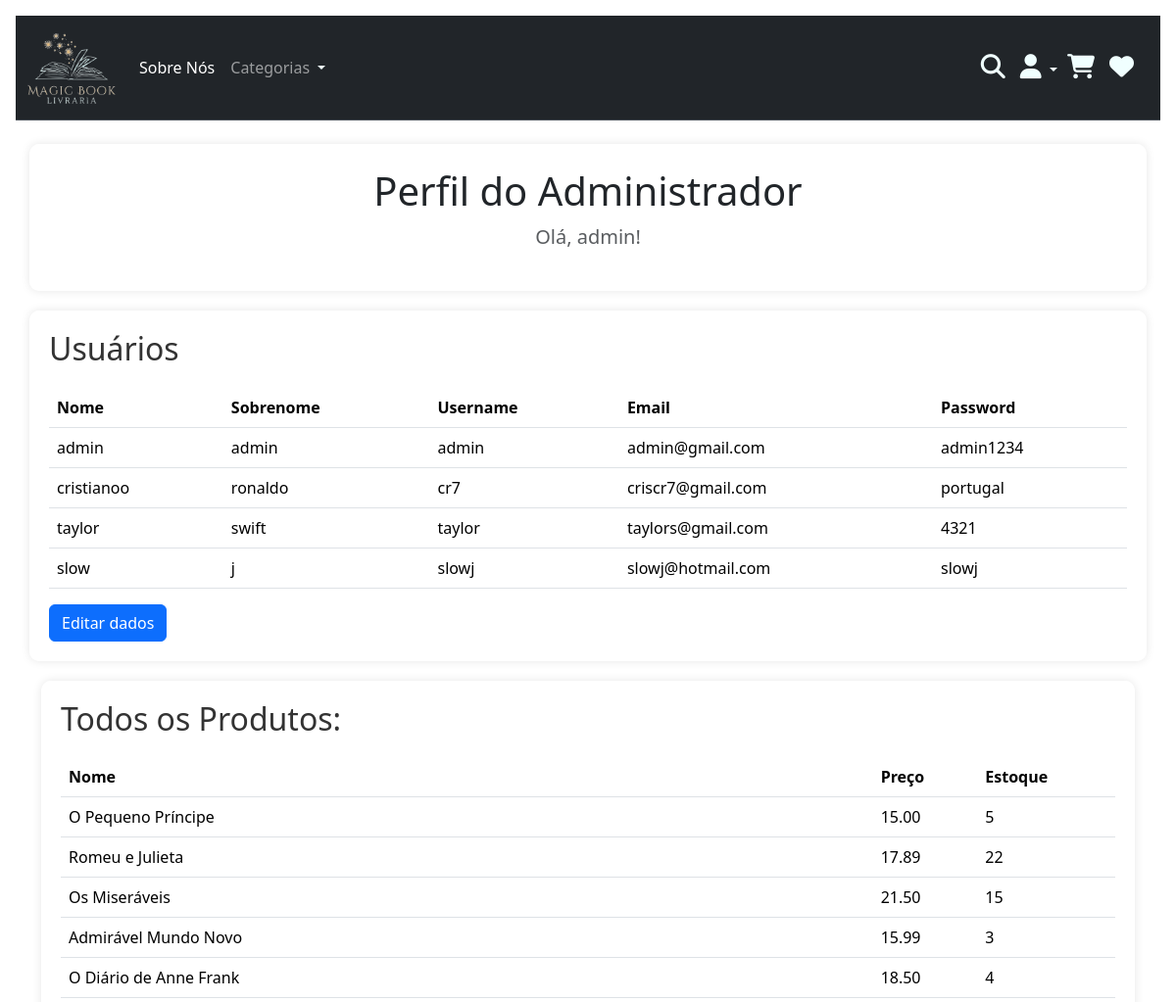
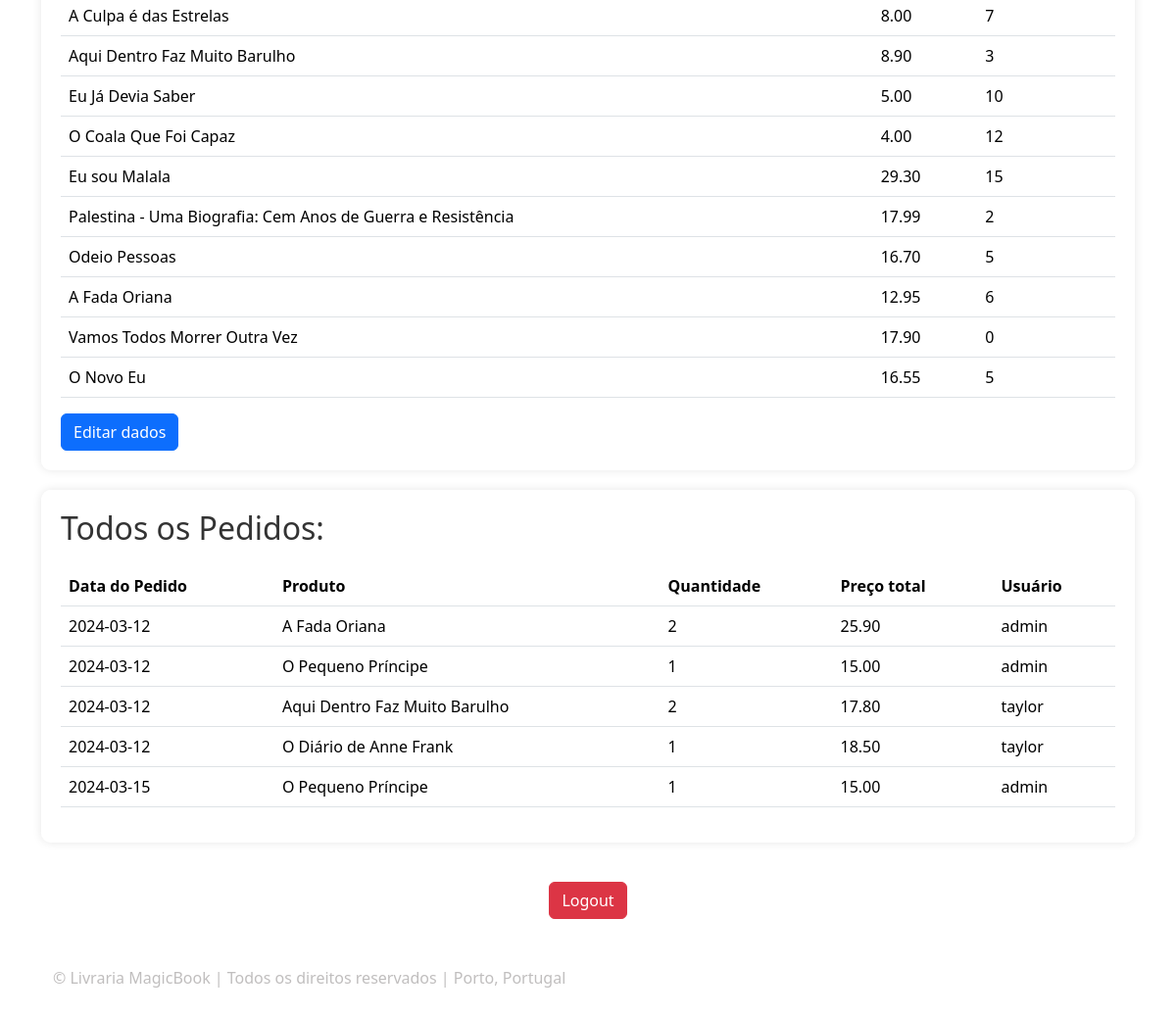
The app's page /pages/admin_page.php (signed in) with its own data (2 pictures, top to bottom).
### tables this page shows
CREATE TABLE `users` (
  `user_id` int(11) NOT NULL,
  `user_type` varchar(20) NOT NULL,
  `picture` varchar(500) NOT NULL,
  `name` varchar(30) NOT NULL,
  `surname` varchar(30) NOT NULL,
  `username` varchar(30) NOT NULL,
  `email` varchar(30) NOT NULL,
  `password` varchar(30) NOT NULL,
  `pass_confirm` varchar(30) NOT NULL,
  `nif` int(8) NOT NULL,
  `address` varchar(30) NOT NULL,
  `phone` varchar(16) NOT NULL,
  `birthday` date NOT NULL
);

CREATE TABLE `products` (
  `image` longblob NOT NULL,
  `product_id` int(11) NOT NULL,
  `product_name` varchar(100) NOT NULL,
  `product_desc` varchar(10000) NOT NULL,
  `price` decimal(5,2) NOT NULL,
  `author` varchar(50) NOT NULL,
  `category` varchar(20) NOT NULL,
  `stock` int(11) NOT NULL
);

CREATE TABLE `orders` (
  `order_id` int(11) NOT NULL,
  `cart_id` int(30) NOT NULL,
  `total_price` decimal(5,2) NOT NULL,
  `order_date` date NOT NULL,
  `quantity` int(11) NOT NULL,
  `user_id` int(11) NOT NULL,
  `product_id` int(11) NOT NULL
);

### pages/admin_page.php (the view, shortened to what this page needs)
<?php
$user_id = $_SESSION['user_id'];
$servername = "localhost";
$username = "root";
$password_db = "";
$dbname = "library_magicbook";
$conn = new mysqli($servername, $username, $password_db, $dbname);
$sql = "SELECT user_id, name, surname, username, password, email, picture FROM users WHERE user_id = $user_id";
$result = $conn->query($sql);
if ($result->num_rows == 1) {
    $row = $result->fetch_assoc();
    $name = $row['name'];
} else {
    echo "Perfil de usuário não encontrado.";
}
function obterDadosUsers($conn) {
    $sql = "SELECT name, surname, username, password, email FROM users";
    $result = $conn->query($sql);
    if ($result->num_rows > 0) {
        return $result->fetch_all(MYSQLI_ASSOC);
    }
    return [];
}
$dadosUsers = obterDadosUsers($conn);
function obterDadosProducts($conn) {
    $sql = "SELECT product_id, product_name, author, price, product_desc, stock FROM products";
    $result = $conn->query($sql);
    if ($result->num_rows > 0) {
        return $result->fetch_all(MYSQLI_ASSOC);
    }
    return [];
}
$dadosProducts = obterDadosProducts($conn);
function obterDadosOrders($conn) {
    $sql = "SELECT o.order_date, p.product_name, o.quantity, o.total_price, u.name
            FROM orders o
            INNER JOIN products p ON o.product_id = p.product_id
            INNER JOIN users u ON o.user_id = u.user_id";
    $result = $conn->query($sql);
    if ($result->num_rows > 0) {
        return $result->fetch_all(MYSQLI_ASSOC);
    }
    return [];
}
$dadosOrders = obterDadosOrders($conn);
?>
<!doctype html>
<html lang="pt">
  <head>
    <link href="https://cdn.jsdelivr.net/npm/bootstrap@5.3.2/dist/css/bootstrap.min.css" rel="stylesheet">
    <link href="https://getbootstrap.com/docs/5.3/assets/css/docs.css" rel="stylesheet">
    <link rel="stylesheet" href="https://stackpath.bootstrapcdn.com/bootstrap/5.1.3/css/bootstrap.min.css">
    <link rel="stylesheet" type="text/css" href="../Style/style.css">
    <link rel="stylesheet" href="https://cdn.jsdelivr.net/npm/@docsearch/css@3">
    <link href="../assets/dist/css/bootstrap.min.css" rel="stylesheet">
</head>
<body class="p-3 m-0 border-0 bd-example m-0 border-0" style="width:100%; height: 70%;">
  <nav class="navbar bg-dark border-bottom border-body navbar-expand-lg" data-bs-theme="dark">
    <div class="container-fluid">
        <div class="navbar-brand">
            <a href="login.php">
                <img src="../Src/Images/logo.png" alt="logolivraria" id="logolivraria" width="90" height="60" class="img-fluid">
            </a>
        </div>
        <div class="collapse navbar-collapse" id="navbarSupportedContent">
                <ul class="navbar-nav me-auto mb-2 mb-lg-0">
                    <li class="nav-item">
                    <a class="nav-link active" aria-current="page" href="historia.php">Sobre Nós</a>
                </li>
                <li class="nav-item dropdown">
                    <a class="nav-link dropdown-toggle" role="button" data-bs-toggle="dropdown" aria-expanded="false">
                        Categorias
                    </a>
                </li>
            </ul>
            <form class="d-flex">
                <a href="product.php" class="nav-link">
                    <i class="fas fa-search" title="Todos os produtos" style="font-size: 25px; color: azure; margin-right: 15px;"></i>
                </a>
                <li class="nav-item dropdown" style="list-style: none;">
                    <a class="nav-link dropdown-toggle" role="button" data-bs-toggle="dropdown" aria-expanded="false">
                         <i class="fas fa-user" title="Meu perfil" style="font-size: 25px; color: azure;"></i>
                    </a>
                </li>
                <a href="carrinho.php" class="nav-link">
                    <i class="fas fa-shopping-cart" title="Meu carrinho" style="font-size: 25px;color: azure;margin-right: 15px; margin-left: 10px;"></i>
                </a>
                <a href="favorites.php" class="nav-link">
                    <i class="fas fa-heart" title="Meus favoritos" style="font-size: 25px;color: azure;margin-right: 15px;"></i>
                </a>
            </form>
        </div>
    </div>
</nav><br>
    <section class="py-3 text-center container secao">
        <div class="row py-lg-2">
            <div class="col-lg-6 col-md-8 mx-auto">
                <h1 class="fw-light"><b>Perfil do Administrador</b></h1>
                <p class="lead text-body-secondary">Olá, <?php echo $name; ?>!</p>
            </div>
        </div>
    </section>
    <div class="container conteudo">
        <div class="row">
            <div class="col-lg-12 secao">
                <h2>Usuários</h2>
                <?php if (!empty($dadosUsers)): ?>
                    <table class="table tabela-usuarios">
                        <tr>
                            <th> Nome </th>
                            <th> Sobrenome </th>
                            <th> Username </th>
                            <th> Email </th>
                            <th> Password </th>
                        </tr>
                        <?php foreach ($dadosUsers as $row): ?>
                            <tr>
                                <td><?php echo $row["name"]; ?></td>
                                <td><?php echo $row["surname"]; ?></td>
                                <td><?php echo $row["username"]; ?></td>
                                <td><?php echo $row["email"]; ?></td>
                                <td><?php echo $row["password"]; ?></td>
                            </tr>
                        <?php endforeach; ?>
                    </table>
                <?php else: ?>
                    <p>Nenhum resultado encontrado.</p>
                <?php endif; ?>
                <a href='editar_users.php' class="btn btn-primary">Editar dados</a>
            </div>
        </div>
    <div class="container conteudo">
        <div class="row">
            <div class="col-lg-12 secao">
                <h2>Todos os Produtos:</h2>
                <?php if (!empty($dadosProducts)): ?>
                    <table class="table tabela-produtos">
                        <tr>
                            <th> Nome </th>
                            <th> Preço </th>
                            <th> Estoque </th>
                        </tr>
                        <?php foreach ($dadosProducts as $row): ?>
                            <tr>
                                <td><?php echo $row["product_name"]; ?></td>
                                <td><?php echo $row["price"]; ?></td>
                                <td><?php echo $row["stock"]; ?></td>
                            </tr>
                        <?php endforeach; ?>
                    </table>
                <?php else: ?>
                    <p>Nenhum resultado encontrado.</p>
                <?php endif; ?>
                <a href='editar_prod.php' class="btn btn-primary">Editar dados</a>
            </div>
        </div>
        <div class="row">
            <div class="col-lg-12 secao">
                <h2>Todos os Pedidos:</h2>
                <?php if (!empty($dadosOrders)): ?>
                    <div class="table-responsive">
                    <table class="table tabela-pedidos">
                        <tr>
                            <th> Data do Pedido </th>
                            <th> Produto </th>
                            <th> Quantidade</th>
                            <th> Preço total </th>
                            <th> Usuário </th>
                        </tr>
                        <?php foreach ($dadosOrders as $row): ?>
                            <tr>
                                <td><?php echo $row["order_date"]; ?></td>
                                <td><?php echo $row["product_name"]; ?></td>
                                <td><?php echo $row["quantity"]; ?></td>
                                <td><?php echo $row["total_price"]; ?></td>
                                <td><?php echo $row["name"]; ?></td>
                            </tr>
                        <?php endforeach; ?>
                    </table>
                <?php else: ?>
                    <p>Nenhum resultado encontrado.</p>
                <?php endif; ?>
            </div>
        </div>
    </div>
                </div>
    <div class="row">
        <div class="col-lg-12 text-center">
            <a href="login.php" class="btn btn-danger btn-sair">Logout</a>
        </div>
    </div>
    <footer class="text-body-primary py-5">
        <div class="container">
            <p class="mb-1">&copy; Livraria MagicBook | Todos os direitos reservados | Porto, Portugal</p>
        </div>
    </footer>
</body>
</html>

### CSS/style.css (style rules this page uses)
body { background-color: black; }
th { margin: 10px; padding-right: 25px; }
.dropdown-toggle::after { color: azure; }
footer { color:rgb(192, 190, 190); }

### pages/admin_page.php (style rules this page uses)
.secao { background-color: rgba(255, 255, 255, 0.9); border-radius: 10px; box-shadow: 0px 0px 10px rgba(0, 0, 0, 0.1); padding: 20px; margin-bottom: 20px; }
.secao h2 { color: #333; margin-bottom: 20px; }
.btn-sair { margin-top: 20px; }

### records on screen
users: name "admin", surname "admin", username "admin", email "admin@gmail.com", password "admin1234"
users: name "cristianoo", surname "ronaldo", username "cr7", email "criscr7@gmail.com", password "portugal"
users: name "taylor", surname "swift", username "taylor", email "taylors@gmail.com", password "4321"
users: name "slow", surname "j", username "slowj", email "slowj@hotmail.com", password "slowj"
products: product_name "O Pequeno Príncipe", price "15.00", stock "5"
products: product_name "Romeu e Julieta", price "17.89", stock "22"
products: product_name "Os Miseráveis", price "21.50", stock "15"
products: product_name "Admirável Mundo Novo", price "15.99", stock "3"
products: product_name "O Diário de Anne Frank", price "18.50", stock "4"
products: product_name "A Culpa é das Estrelas", price "8.00", stock "7"
products: product_name "Aqui Dentro Faz Muito Barulho", price "8.90", stock "3"
products: product_name "Eu Já Devia Saber", price "5.00", stock "10"
products: product_name "O Coala Que Foi Capaz", price "4.00", stock "12"
products: product_name "Eu sou Malala", price "29.30", stock "15"
products: product_name "Palestina - Uma Biografia: Cem Anos de Guerra e Resistência", price "17.99", stock "2"
products: product_name "Odeio Pessoas", price "16.70", stock "5"
products: product_name "A Fada Oriana", price "12.95", stock "6"
products: product_name "Vamos Todos Morrer Outra Vez", price "17.90", stock "0"
products: product_name "O Novo Eu", price "16.55", stock "5"
orders: order_date "2024-03-12", product.product_name "A Fada Oriana", quantity "2", total_price "25.90", user.name "admin"
orders: order_date "2024-03-12", product.product_name "O Pequeno Príncipe", quantity "1", total_price "15.00", user.name "admin"
orders: order_date "2024-03-12", product.product_name "Aqui Dentro Faz Muito Barulho", quantity "2", total_price "17.80", user.name "taylor"
orders: order_date "2024-03-12", product.product_name "O Diário de Anne Frank", quantity "1", total_price "18.50", user.name "taylor"
orders: order_date "2024-03-15", product.product_name "O Pequeno Príncipe", quantity "1", total_price "15.00", user.name "admin"
